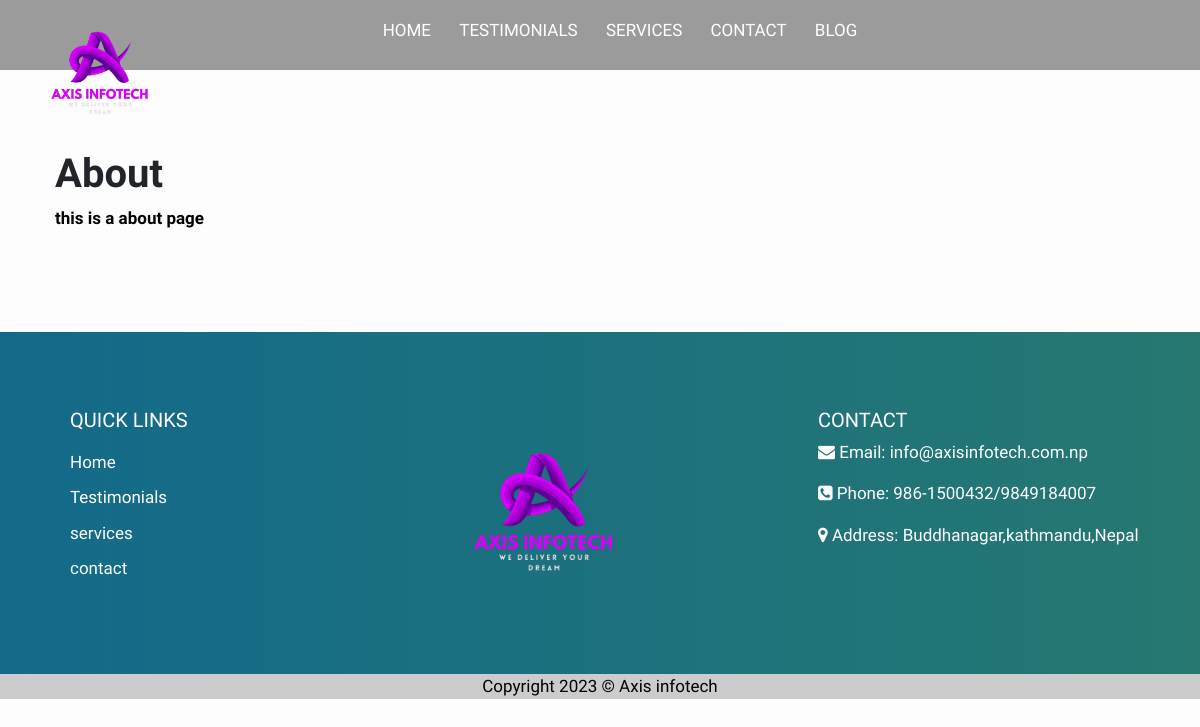
The app's page /page/about, older data.
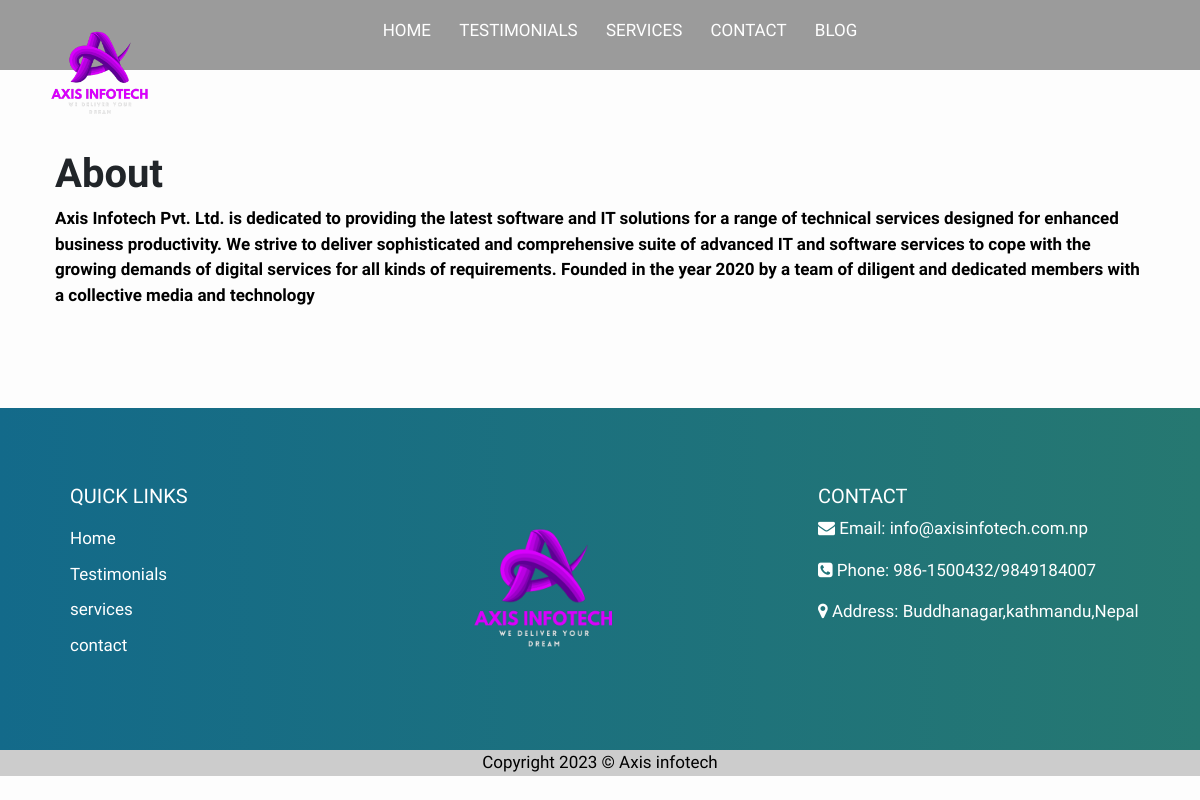
The same page, newer data.
### mypage/models.py (models this page shows, shortened)
class Page(models.Model):
    title=models.CharField(blank=True,null=True,max_length=200)
    content=models.TextField(blank=True,null=True)
    slug=models.SlugField(null=True)

### mypage/views.py (the view)
# urls.py: path('page/<slug:slug>', views.pageview, name='mypage')
def pageview(request,slug):
    page = get_object_or_404(Page, slug=slug)
    newpages=Page.objects.all()
    return render(request,'post/page.html',{'page':page,'newpages':newpages})

### templates/post/page.html
{% extends './base.html' %}
{% block content %}
<div class="container">
    <div class="page-body">
<h1>{{page.title}}</h1>
<p>{{page.content}}</p>
</div>
</div>
{% endblock %}

Row changes from the older to the newer data that the page shows:
changed Page "About": content "this is a about page" → "Axis Infotech Pvt. Ltd. is dedicated to providing the latest software and IT solutions for a range of technical services designed for enhanced business productivity. We strive to deliver sophisticated and comprehensive suite of advanced IT and software services to cope with the growing demands of digital services for all kinds of requirements. Founded in the year 2020 by a team of diligent and dedicated members with a collective media and technology"
